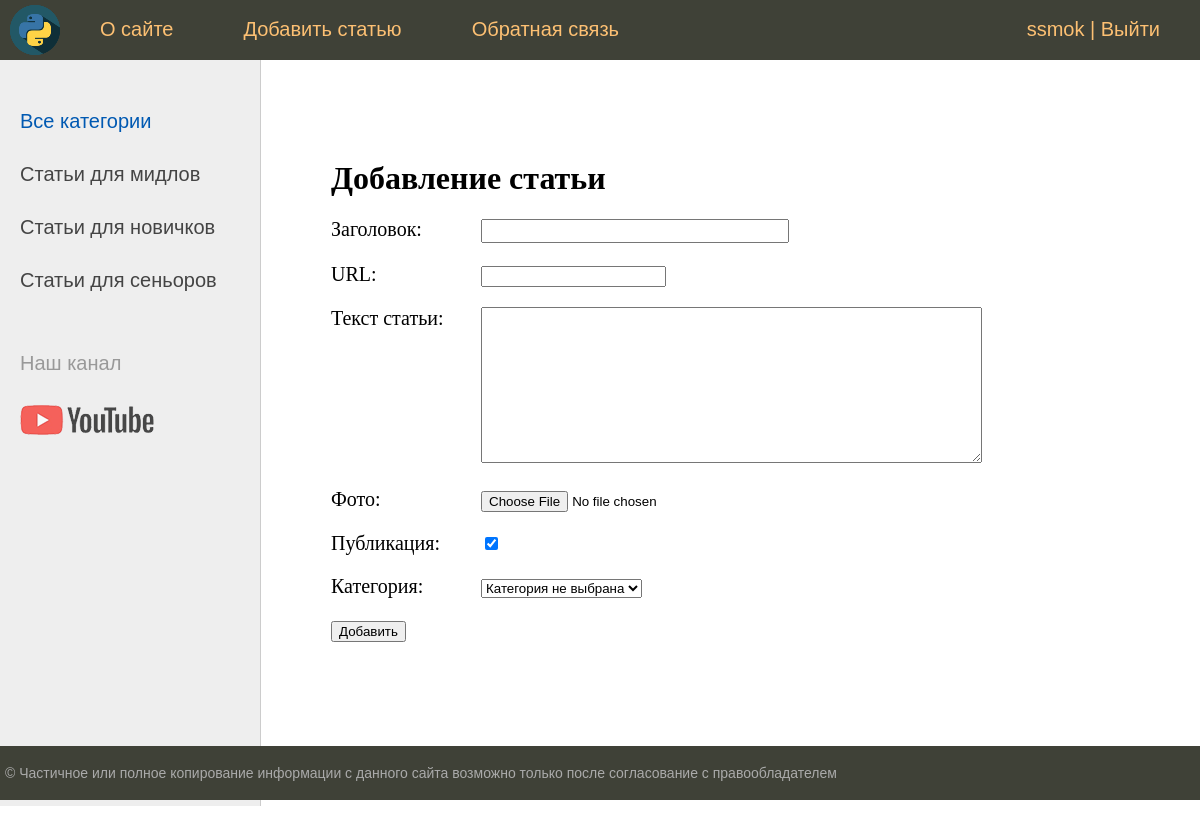
Screenshot of /addpage/ (signed in) with the database file from the repository.
### article/models.py (models this page shows)
class Category(models.Model):
    name = models.CharField(max_length=100, db_index=True, verbose_name="Категория")
    slug = models.SlugField(max_length=255, unique=True, db_index=True, verbose_name="URL")
    def __str__(self):
        return self.name
    def get_absolut_url(self):
        return reverse('category', kwargs={'cat_slug': self.slug})
    class Meta:
        verbose_name = 'Категория'
        verbose_name_plural = 'Категории'
        ordering = ['id']

### article/views.py (the view)
# urls.py: path('addpage/', AddPage.as_view(), name='addpage'),
class AddPage(LoginRequiredMixin, DataMixin, CreateView):
    form_class = AddPostForm
    template_name = 'article/addpage.html'
    success_url = reverse_lazy('home')
    login_url = reverse_lazy('home')
    raise_exception = True
    def get_context_data(self, *, object_list=None, **kwargs):
        context = super().get_context_data(**kwargs)
        c_def = self.get_user_context(title="Добавление статьи")
        return dict(list(context.items()) + list(c_def.items()))

### article/forms.py (shortened to what this page needs)
class AddPostForm(forms.ModelForm):
    def __init__(self, *args, **kwargs):
        super().__init__(*args, **kwargs)
        self.fields['cat'].empty_label = "Категория не выбрана"
    class Meta:
        model = Article
        fields = ['title', 'slug', 'content', 'photo', 'is_published', 'cat']
        widgets = {
            'title': forms.TextInput(attrs={'class': 'form-input'}),
            'content': forms.Textarea(attrs={'cols': 60, 'rows': 10})
        }

### article/utils.py (called while the page is built)
    def get_user_context(self, **kwargs):
        context = kwargs
        cats = cache.get('cats')
        if not cats:
            cats = Category.objects.annotate(Count('article'))
            cache.set('cats', cats, 60)
        user_menu = menu.copy()
        if not self.request.user.is_authenticated:
            user_menu.pop(1)
        context['menu'] = user_menu
        context['cats'] = cats
        if 'cat_selected' not in context:
            context['cat_selected'] = 0
        return context

### article/templates/article/addpage.html (shortened to what this page needs)
{% extends 'article/base.html' %}
{% block content %}
<h1>{{title}}</h1>
<form action="{% url 'addpage' %}" method="post" enctype="multipart/form-data">
{% for f in form %}
<p><label class="form-label" for="{{ f.id_for_label }}">{{f.label}}: </label>{{f}}</p>
{% endfor %}
    <button type="submit">Добавить</button>
</form>
{% endblock %}

### article/templates/article/base.html (shortened to what this page needs)
{% load static %}
{% load article_tags %}
<!DOCTYPE html>
<html>
<head>
    <link type="text/css" href="{% static 'article/css/styles.css' %}" rel="stylesheet" >
</head>
<body>
<table class="table-page" border="0" cellpadding="0" cellspacing="0">
    <tr><td valign="top">
{% block mainmenu %}
        <div class="header">
            <ul id="mainmenu" class="mainmenu">
                <li class="logo"><a href="{% url 'home' %}"><div class="logo"></div></a></li>
{% for m in menu %}
                        <li><a href="{% url m.url_name %}">{{m.title}}</a></li>
{% endfor %}
            {% if request.user.is_authenticated %}
            <li class="last"> {{user.username}} | <a href="{% url 'logout' %}">Выйти</a></li>
            {% else %}
            <li class="last"><a href="{% url 'register' %}">Регистрация</a> | <a href="{% url 'login' %}">Войти</a></li>
            {% endif %}
            </ul>
        </div>
{% endblock mainmenu %}
<table class="table-page" border="0" cellpadding="0" cellspacing="0">
<tr>
    <td valign="top" class="left-chapters">
    <ul id="leftchapters">
{% if cat_selected == 0 %}
        <li class="selected">Все категории</li>
{% else %}
        <li><a href="{% url 'home' %}">Все категории</a></li>
{% endif %}
{% for c in cats %}
{% if c.article__count > 0 %}
    {% if c.pk == cat_selected %}
        <li class="selected">{{c.name}}</li>
    {% else %}
        <li><a href="{{ c.get_absolut_url }}">{{c.name}}</a></li>
    {% endif %}
{% endif %}
{% endfor %}
        <li class="share">
            <p>Наш канал</p>
            <a class="share-yt" href="https://www.youtube.com"></a>
        </li>
    </ul>
</td>
<td valign="top" class="content">
<div class="content-text">
{% block content %}
{% endblock %}
</div>
</td></tr></table>
</td></tr>
<tr><td valign="top">
    <div id="footer">
        <p>© Частичное или полное копирование информации с данного сайта возможно только после согласование с правообладателем</p>
    </div>
</td></tr></table>
</body>
</html>

### article/static/article/css/styles.css (style rules this page uses)
html, body { font-family: 'Arial'; margin: 0; padding: 0; height: 100%; width: 100%; color: #444; }
a { color: #0059b2; text-decoration: none; }
.table-page { width: 100%; height: 100%; vertical-align: top; }
.table-page tr { height: 100%; }
.header { background: #3F4137; height: 60px; }
.logo { background: url('../images/logo.png') no-repeat 10px 5px; width: 70px; height: 60px; }
ul.mainmenu { list-style: none; margin: 0; padding: 0; height: 60px; color: #fdc073; font-size: 20px; overflow: hidden; }
ul.mainmenu li { float: left; margin: 18px 40px 0 30px; }
ul.mainmenu li.logo { margin: 0; }
ul.mainmenu li.last { float: right; }
ul.mainmenu li a { color: #fdc073; text-decoration: none; }
.left-chapters { margin: 0; background: #eee; border-right: 1px solid #ccc; min-height: 100%; }
.left-chapters ul { width: 230px; min-height: 100%; margin: 0; padding: 20px 10px 10px 20px; list-style: none; font-size: 20px; }
.left-chapters ul li { margin: 30px 0 0 0; color: #999; }
.left-chapters ul li.selected { color: #0059b2; }
.left-chapters ul li a { color: #444; text-decoration: none; }
.left-chapters ul li.share { margin: 60px 0 0 0; }
.left-chapters ul li.share p { margin: 30px 0 30px 0; }
.left-chapters ul li.share a { display: inline-block; width: 40px; height: 40px; margin: 0 20px 0 0; }
.left-chapters ul li.share a.share-yt { width: 100%; height: 30px; background: url('../images/share_yt.png') no-repeat 0 0 }
.content { padding: 40px 20px 20px 40px; width: 100%; box-sizing: border-box; }
.content-text { margin: 60px 0 0 30px; color: #000; font-size: 20px; font-family: Yandex Sans Display Light; }
.content-text h1 { font-size: 32px; }
#footer { box-sizing: border-box; background: #3F4137; padding: 5px; color: #aaa; font-size: 14px; font-family: Verdana, Geneva, Arial, Helvetica; text-align: left; overflow: hidden; }
.form-input { width: 300px; font-size: 16px; }
.form-label { display: inline-block; min-width: 150px; vertical-align: top; }

### rows the page displays
Category: name "Статьи для мидлов"
Category: name "Статьи для новичков"
Category: name "Статьи для сеньоров"

### other values shown
{{ m.title }} "О сайте" "Добавить статью" "Обратная связь"
{{ user.username }} "ssmok"
{{ title }} "Добавление статьи"
{{ f.label }} "Заголовок" "URL" "Текст статьи" "Фото" "Публикация" "Категория"
